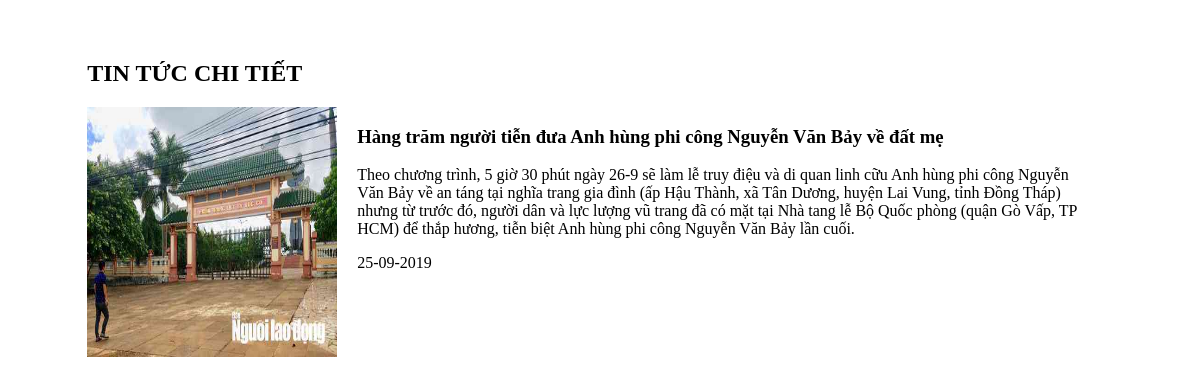
Before: /?id=4 with the older database file.
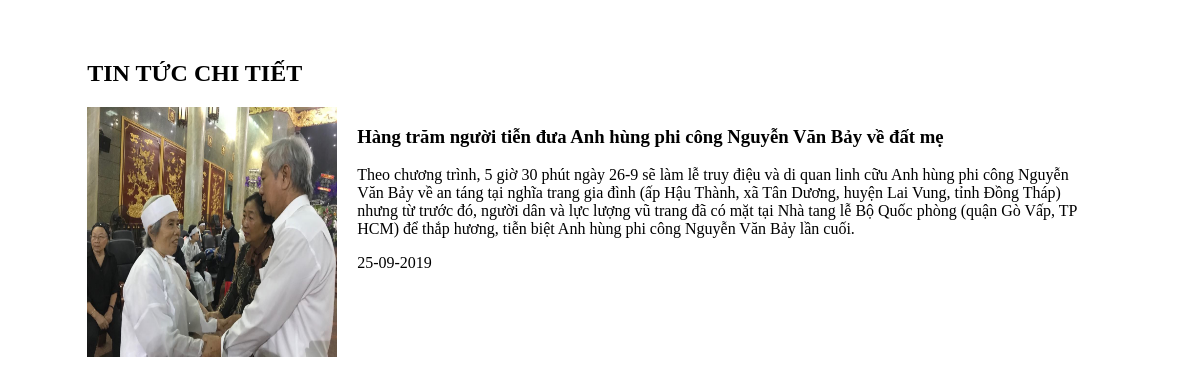
After: the same page with the newer database file.
### tables this page shows
CREATE TABLE `news` (
  `id` int(11) NOT NULL,
  `title` text NOT NULL,
  `description` text DEFAULT NULL,
  `image` varchar(255) NOT NULL,
  `created_at` timestamp NULL DEFAULT NULL
);

### Model/dbConnect.php (called while the page is built, shortened)
<?php
class Connect
{
    public function dbConnect()
    {
        $servername = "localhost";
        $username = "root";
        $password = "";
        $dbname = "exercise2";
        $conn = new mysqli($servername, $username, $password, $dbname);
        mysqli_set_charset($conn,"utf8");
        return $conn;
    }
}
?>

### Model/News.php (called while the page is built, shortened)
<?php
require('dbConnect.php');
class News extends Connect
{
	protected $conn;
	public function __construct() {
		$this->conn = $this->dbConnect();
	}
	public function getNewsDetail($id)
	{
		$sql = "SELECT * FROM news where id = " . $id;
		$data = $this->conn->query($sql);
		$detail = $data->fetch_assoc();
		return $detail;
	}
}
?>

### View/show.php (the view)
<div class="news-block">
	<h2><strong>Tin tức chi tiết</strong></h2>
	<div class="news-item">
		<?php
			if (isset($detail)) {
				echo "<img src='public/images/" . $detail["image"] . "' alt='News image'>";
				echo "<div class='news-detail'>";
				echo "<h3>" . $detail['title'] . "</h3>";
				echo "<p>" . $detail['description'] . "</p>";
				echo "<p>" . date("d-m-Y", strtotime($detail['created_at'])) . "</p>";
				echo "</div>";
			} else {
				echo "Không tìm thấy thông tin!";
			}
		?>
	</div>
</div>

Changed rows visible on the page:
changed news "Hàng trăm người tiễn đưa Anh hùng phi công Nguyễn Văn Bảy về đất mẹ": image: a different picture
